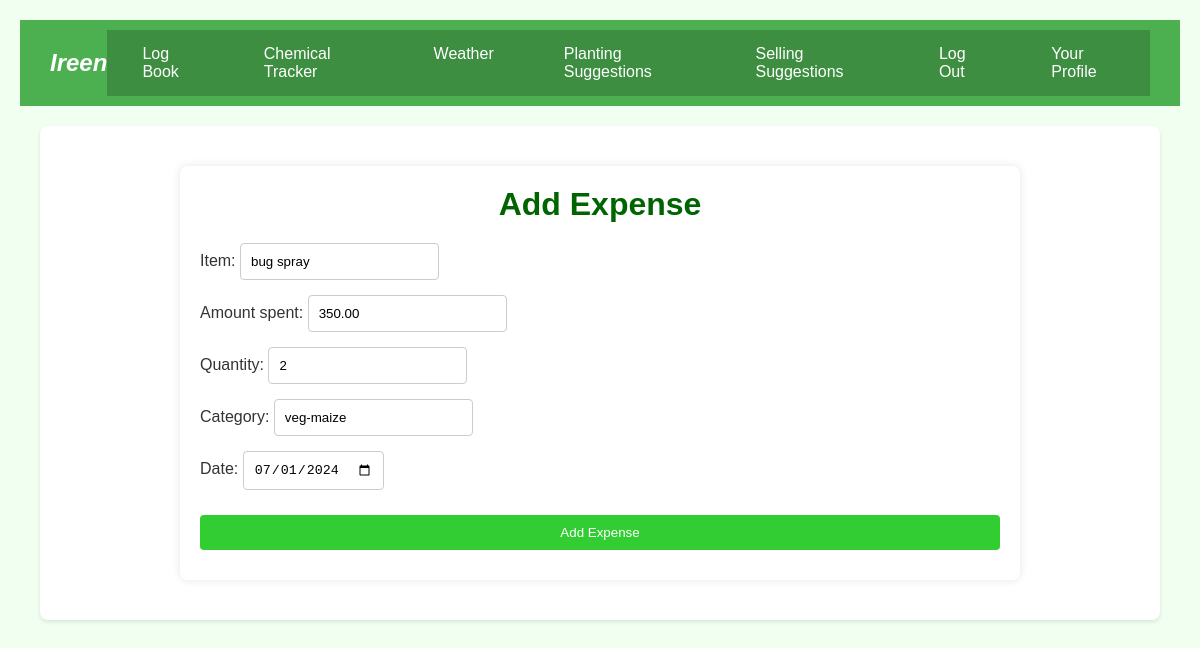
The app's page /logbook/update_expense/9/ (signed in) with its own data.
### logbook/models.py (models this page shows, shortened)
class Expense(models.Model):
    user = models.ForeignKey(User, on_delete=models.CASCADE)
    item = models.CharField(max_length=100)
    amount_spent = models.DecimalField(max_digits=10, decimal_places=2)
    quantity = models.PositiveIntegerField(null=True, blank=True)
    category= models.CharField(max_length=100,null=True, blank=True) # New quantity field
    date = models.DateField()

### logbook/views.py (the view)
# urls.py: path('update_expense/<int:pk>/', views.update_expense, name='update_expense'),
@login_required
def update_expense(request, pk):
    expense = Expense.objects.get(pk=pk, user=request.user)
    if request.method == 'POST':
        form = ExpenseForm(request.POST, instance=expense)
        if form.is_valid():
            form.save()
            return redirect('logbook:logbook')
    else:
        form = ExpenseForm(instance=expense)
    return render(request, 'logbook/add_expense.html', {'form': form})

### logbook/forms.py
class ExpenseForm(forms.ModelForm):
    class Meta:
        model = Expense
        fields = ['item', 'amount_spent', 'quantity','category','date']  # Added 'quantity'
        widgets = {
            'date': forms.DateInput(format='%Y-%m-%d', attrs={'type': 'date'})
        }

### logbook/templates/logbook/add_expense.html (shortened to what this page needs)
{% extends 'base.html' %}
{% block content %}
{% load static %}
    <link rel="stylesheet" href="{% static 'form.css' %}">
<div class="container">
    <h1>Add Expense</h1>
    <form method="post">
        {{ form.as_p }}
        <button type="submit">Add Expense</button>
    </form>
</div>
{% endblock %}

### static/css/main.css (style rules this page uses)
body { font-family: Arial, sans-serif; margin: 0; padding: 0; color: #333; background-color: #eaf2e5; }

### logbook/static/logbook/css/form.css (style rules this page uses)
body, h1, p, form, button, a { margin: 0; padding: 0; box-sizing: border-box; font-family: Arial, sans-serif; }
body { background-color: #f0fff0; color: #333; padding: 20px; }
.container { max-width: 800px; margin: 0 auto; padding: 20px; background-color: #ffffff; border-radius: 8px; box-shadow: 0 0 10px rgba(0, 0, 0, 0.1); }
h1 { color: #006400; text-align: center; margin-bottom: 20px; }
form { display: flex; flex-direction: column; }
form input[type="text"], form input[type="number"], form input[type="date"], form select { padding: 10px; margin-bottom: 15px; border: 1px solid #ccc; border-radius: 4px; }
button, .btn-primary, .btn-danger { padding: 10px; margin: 10px 0; border: none; border-radius: 4px; cursor: pointer; }
button, .btn-primary { background-color: #32cd32; color: white; }

### records on screen
Expense: item "bug spray", amount_spent "350.00", quantity "2", category "veg-maize", date "07/01/2024"
